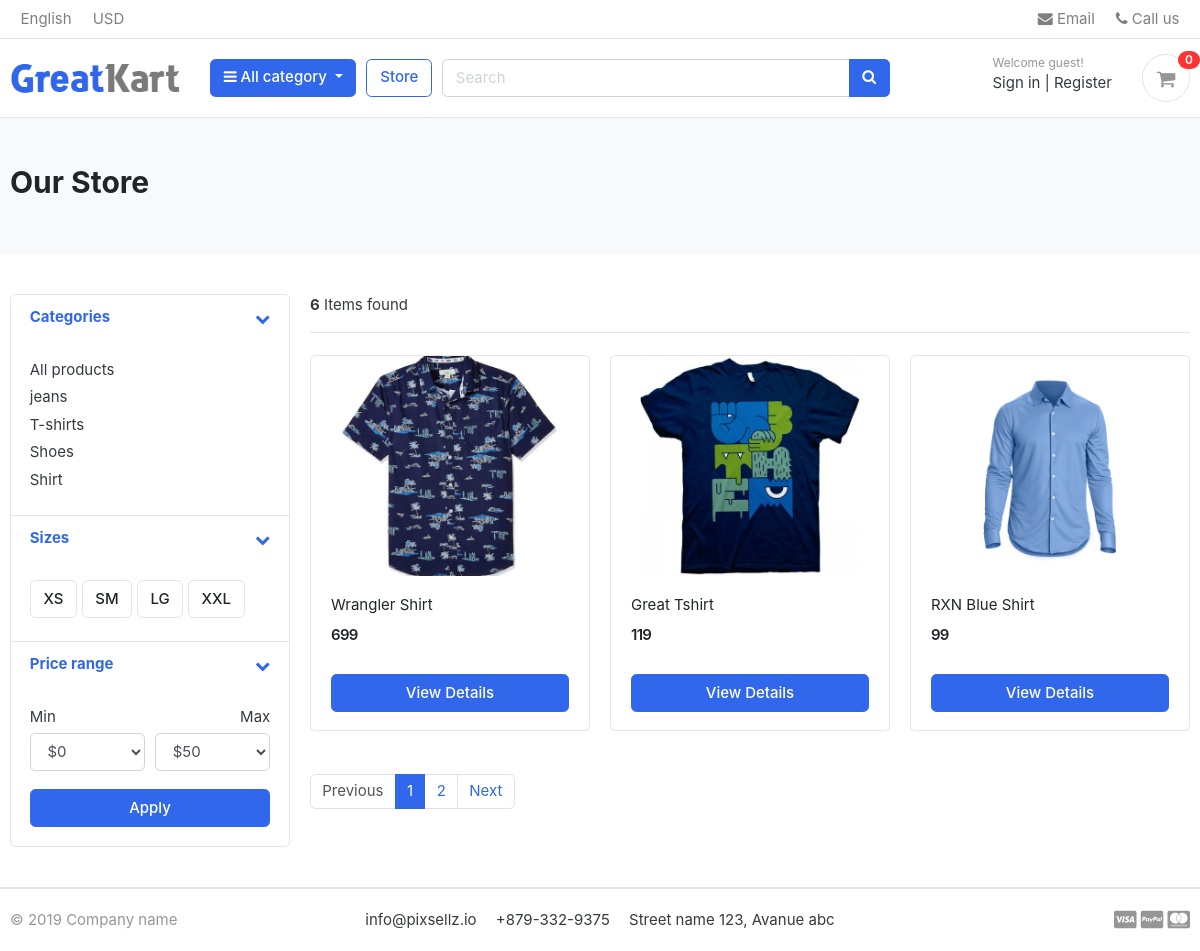
/store/, run on the app's committed database.
### category/models.py (models this page shows, shortened)
class Category(models.Model):
    category_name = models.CharField(max_length=50, unique=True)
    slug = models.SlugField(max_length=100, unique=True)
    description = models.TextField(max_length=255, blank=True)
    cat_image = models.ImageField(upload_to = 'photos/categories',blank=True)
    class Meta:
        verbose_name = 'category'
        verbose_name_plural = 'categories'
    def get_url(self):
        return reverse('products_by_category', args = [self.slug])

### store/models.py (models this page shows, shortened)
class Product(models.Model):
    product_name    = models.CharField(max_length= 200, unique= True)
    slug            = models.SlugField(max_length= 200, unique = True)
    description     = models.TextField(max_length= 500, blank= True)
    price           = models.IntegerField()
    images          = models.ImageField(upload_to= 'photos/products')
    stock           = models.IntegerField()
    is_available    = models.BooleanField(default= True)
    category        = models.ForeignKey(Category, on_delete=models.CASCADE)
    created_date    = models.DateTimeField(auto_now_add=True)
    modified_date   = models.DateTimeField(auto_now= True)
    def get_url(self):
        return reverse('product_detail', args=[self.category.slug,self.slug])

### store/views.py (the view)
# urls.py: path('store/', include('store.urls')),
def store(request,category_slug = None):
    categories = None
    products = None
    if category_slug != None:
        categories = get_object_or_404(Category, slug = category_slug)
        products = Product.objects.filter(category = categories, is_available = True)
        paginator = Paginator(products, 1)
        page = request.GET.get('page')
        paged_products = paginator.get_page(page)
        product_count = products.count()
    else:
        products = Product.objects.all().filter(is_available = True).order_by('id')
        paginator = Paginator(products, 3)
        page = request.GET.get('page')
        paged_products = paginator.get_page(page)
        product_count = products.count()
    context = {
        'products':  paged_products,
        'product_count':product_count,
    }
    return render(request, 'store/store.html',context)

### carts/context_processors.py (called while the page is built)
def counters(request):
    cart_count = 0
    if 'admin' in request.path:
        return {}
    try:
        if request.user.is_authenticated:
            cart_items = CartItem.objects.filter(user=request.user)
        else:
            cart = Cart.objects.filter(cart_id=_cart_id(request)).first()
            cart_items = CartItem.objects.filter(cart=cart) if cart else []
        for cart_item in cart_items:
            cart_count += cart_item.quantity
    except Exception:
        cart_count = 0
    return dict(cart_count=cart_count)

### carts/views.py (called while the page is built)
def _cart_id(request):
    cart = request.session.session_key
    if not cart:
        cart = request.session.create()
    return cart

### category/context_processors.py (called while the page is built)
def menu_links(request):
    links=Category.objects.all()
    return dict(links =links)

### templates/store/store.html (shortened to what this page needs)
{% extends "base.html" %}
{% load static %}
{% block content %}
<section class="section-pagetop bg">
<div class="container">
	{% if 'search' in request.path %}
		<h2 class="title-page">Search results</h2>
	{% else %}
		<h2 class="title-page">Our Store</h2>
	{% endif %}
</div>
</section>
<section class="section-content padding-y">
<div class="container">
<div class="row">
	<aside class="col-md-3">
<div class="card">
	<article class="filter-group">
		<header class="card-header">
			<a href="#" data-toggle="collapse" data-target="#collapse_1" aria-expanded="true" class="">
				<i class="icon-control fa fa-chevron-down"></i>
				<h6 class="title">Categories</h6>
			</a>
		</header>
		<div class="filter-content collapse show" id="collapse_1" style="">
			<div class="card-body">
				<ul class="list-menu">
				<li><a href={% url "store" %}>All products</a></li>
				{% for category in links  %}
				<li><a href="{{category.get_url}}">{{category.category_name}}</a></li>
				{% endfor %}
				</ul>
			</div>
		</div>
	</article>
	<article class="filter-group">
		<header class="card-header">
			<a href="#" data-toggle="collapse" data-target="#collapse_4" aria-expanded="true" class="">
				<i class="icon-control fa fa-chevron-down"></i>
				<h6 class="title">Sizes </h6>
			</a>
		</header>
		<div class="filter-content collapse show" id="collapse_4" style="">
			<div class="card-body">
			  <label class="checkbox-btn">
			    <span class="btn btn-light"> XS </span>
			  </label>
			  <label class="checkbox-btn">
			    <span class="btn btn-light"> SM </span>
			  </label>
			  <label class="checkbox-btn">
			    <span class="btn btn-light"> LG </span>
			  </label>
			  <label class="checkbox-btn">
			    <span class="btn btn-light"> XXL </span>
			  </label>
		</div>
		</div>
	</article>
	<article class="filter-group">
		<header class="card-header">
			<a href="#" data-toggle="collapse" data-target="#collapse_3" aria-expanded="true" class="">
				<i class="icon-control fa fa-chevron-down"></i>
				<h6 class="title">Price range </h6>
			</a>
		</header>
		<div class="filter-content collapse show" id="collapse_3" style="">
			<div class="card-body">
				<div class="form-row">
				<div class="form-group col-md-6">
				  <label>Min</label>
				  	<select class="mr-2 form-control">
						<option value="0">$0</option>
					</select>
				</div>
				<div class="form-group text-right col-md-6">
				  <label>Max</label>
				  	<select class="mr-2 form-control">
						<option value="50">$50</option>
					</select>
				</div>
				</div>
				<button class="btn btn-block btn-primary">Apply</button>
			</div>
		</div>
	</article>
</div>
	</aside>
	<main class="col-md-9">
<header class="border-bottom mb-4 pb-3">
		<div class="form-inline">
			<span class="mr-md-auto"><b>{{product_count}}</b> Items found </span>
		</div>
</header>
<div class="row">
	{% if products %}
	{% for product in products%}
	<div class="col-md-4">
		<figure class="card card-product-grid">
			<div class="img-wrap">
				<a href = "{{product.get_url}}"><img src={{product.images.url}}></a>
			</div>
			<figcaption class="info-wrap">
				<div class="fix-height">
					<a href="{{product.get_url}}" class="title">{{product.product_name}}</a>
					<div class="price-wrap mt-2">
						<span class="price">{{product.price}}</span>
					</div>
				</div>
				{% if in_cart %}
					<a href="{% url 'add_cart' product.id %}" class="btn btn-block btn-primary" Color=green>Added to cart </a>
				{% else %}
					<a href="{{ product.get_url }}" class="btn btn-block btn-primary">View Details </a>
				{% endif %}
			</figcaption>
		</figure>
	</div>
	{% endfor %}
	{% else %}
	<div>
		<h2> No result found. Please try again.</h2>
	</div>
	{% endif %}
</div>
<nav class="mt-4" aria-label="Page navigation sample">
	{% if products.has_other_pages %}
  	  <ul class="pagination">
	{% if products.has_previous %}
    <li class="page-item "><a class="page-link" href="?page={{products.previous_page_number}}">Previous</a></li>
	{% else %}
	<li class="page-item disabled"><a class="page-link" href="#">Previous</a></li>
	{% endif %}
	{% for i in products.paginator.page_range  %}
		{% if products.number == i %}
   			<li class="page-item active"><a class="page-link" href="#">{{i}}</a></li>
			{% else %}
				<li class="page-item"><a class="page-link" href="?page={{i}}">{{i}}</a></li>
			{% endif %}
		{% endfor %}
	{% if products.has_next %}
    <li class="page-item"><a class="page-link" href="?page={{products.next_page_number}}">Next</a></li>
	{% else %}
    <li class="page-item disabled"><a class="page-link" href="#">Next</a></li>
	{% endif %}
  </ul>
  {% endif %}
</nav>
	</main>
</div>
</div>
</section>
{% endblock %}

### static/css/ui.css (style rules this page uses)
html { font-family: "Inter", sans-serif; font-size: 15px; }
.img-wrap { text-align: center; display: block; }
.img-wrap img { max-width: 100%; }
.price-wrap { letter-spacing: -0.7px; }
.padding-y { padding-top: 40px; padding-bottom: 40px; }
figure { margin-bottom: 0; }
article:after, .form-group:after { display: block; clear: both; content: ""; }
.bg { background-color: #f8f9fa; }
.title-page { color: #212529; }
.btn-light { background-color: #fff; border-color: #e4e4e4; }
[class*=list-] li:after { visibility: hidden; display: block; content: ""; overflow: hidden; height: 0; clear: both; }
.list-menu { list-style: none; margin: 0; padding-left: 0; }
.list-menu li { margin-bottom: 5px; }
.list-menu a { color: #343a40; }
[class*=card-product] a.title { color: #212529; display: block; }
[class*=card-product] .img-wrap { overflow: hidden; position: relative; }
[class*=card-product] .img-wrap img { height: 100%; max-width: 100%; width: auto; display: inline-block; -o-object-fit: cover; object-fit: cover; }
.card-product-grid { margin-bottom: 20px; }
.card-product-grid .img-wrap { border-radius: 0.2rem 0.2rem 0 0; height: 220px; }
.card-product-grid .info-wrap { overflow: hidden; padding: 18px 20px; }
.card-product-grid .fix-height { height: 80px; overflow: hidden; }
.card .img-wrap { overflow: hidden; }
.price { font-weight: 600; color: #212529; }
.icon-control { margin-top: 5px; float: right; font-size: 80%; }
.card-header .title { margin-bottom: 0; line-height: 1.5; }
.filter-group { border-bottom: 1px solid #e4e4e4; }
.filter-group .card-header { border-bottom: 0; }
.filter-group:last-child { border-bottom: 0; }
.checkbox-btn { position: relative; }
.section-pagetop { padding: 45px 0; }

### data on the page
Category: category_name "jeans"
Category: category_name "T-shirts"
Category: category_name "Shoes"
Category: category_name "Shirt"
Product: images (picture), product_name "Wrangler Shirt", price "699"
Product: images (picture), product_name "Great Tshirt", price "119"
Product: images (picture), product_name "RXN Blue Shirt", price "99"

### other printed values
{{ cart_count }} "0"
{{ product_count }} "6"
{{ i }} "1"
{{ i }} "2"
